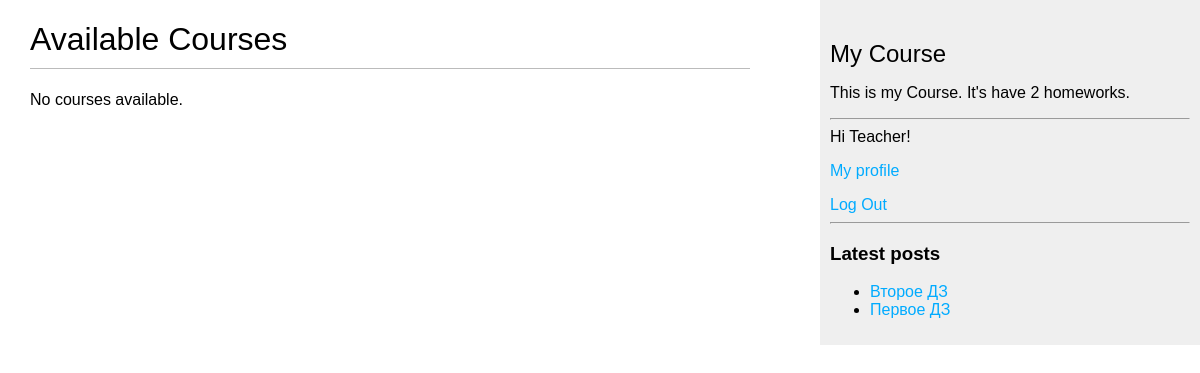
The page / (signed in) on the database as committed earlier.
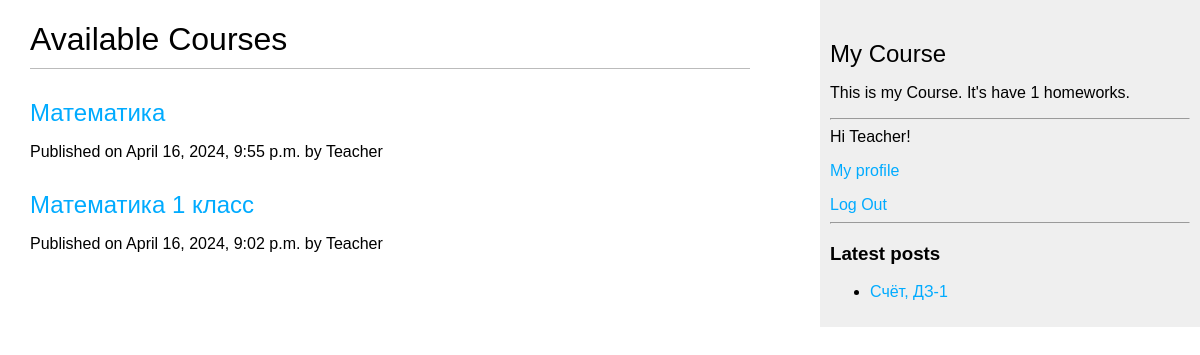
The same page on the database as committed later.
### assign/models.py (models this page shows, shortened)
class Homework(models.Model):
    class Status(models.TextChoices):
        DRAFT = 'DF', 'Draft'
        PUBLISHED = 'PB', 'Published'
    title = models.CharField(max_length=250)
    slug = models.SlugField(max_length=250,
                            unique_for_date='publish')
    author = models.ForeignKey(User,
                               on_delete=models.CASCADE,
                               related_name='assign_homeworks')
    course = models.ForeignKey(Course, on_delete=models.CASCADE, related_name='homeworks', null=True, blank=True)
    body = models.TextField()
    pdf = models.FileField(upload_to=upload_to, null=True, blank=True)
    publish = models.DateTimeField(default=timezone.now)  # поле дата публикации
    created = models.DateTimeField(auto_now_add=True)  # поле дата создания
    updated = models.DateTimeField(auto_now=True)  # поле дата изменения
    status = models.CharField(max_length=2,
                              choices=Status.choices,
                              default=Status.DRAFT)
    tags = TaggableManager()
    objects = models.Manager() # менеджер, применяемый по умолчанию
    published = PublishedManager() # конкретно-прикладной менеджер
    class Meta: #класс определяет метаданные модели.
        ordering = ['-publish'] #сортировка
        indexes = [
            models.Index(fields=['-publish']), #индексация
        ]
    def get_absolute_url(self):
        return reverse('assign:homework_detail',
                       args=[self.publish.year,
                             self.publish.month,
                             self.publish.day,
                             self.slug])

class Course(models.Model):
    class Status(models.TextChoices):
        DRAFT = 'DF', 'Draft'
        PUBLISHED = 'PB', 'Published'
    title = models.CharField(max_length=250)
    slug = models.SlugField(max_length=250,
                            unique_for_month="publish")
    creator = models.ForeignKey(
        User,
        on_delete=models.CASCADE,
        related_name='created_courses',  # Уникальное имя для обратной связи
        null=True,
        blank=True
    )
    publish = models.DateTimeField(default=timezone.now)  # поле дата публикации
    status = models.CharField(max_length=2,
                              choices=Status.choices,
                              default=Status.DRAFT)
    class Meta:  # класс определяет метаданные модели.
        ordering = ['-publish']  # сортировка
        indexes = [
            models.Index(fields=['-publish']),  # индексация
        ]

### assign/views.py (the view)
# urls.py: path('', views.courses_list, name='courses_list'),  # Список всех домашних заданий, доступных пользователю
@login_required
def courses_list(request):
    if is_teacher(request.user):
        courses = Course.objects.filter(creator=request.user)
    else:
        courses = Course.objects.filter(enrollments__student=request.user)
    return render(request, 'assign/course/list.html', {'courses': courses})

### assign/models.py (called while the page is built)
    def get_queryset(self):
        return super().get_queryset()\
                      .filter(status=Homework.Status.PUBLISHED)

### assign/templatetags/assign_tags.py (called while the page is built)
@register.simple_tag
def total_homeworks():
    return Homework.published.count()

@register.inclusion_tag('assign/homework/latest_homeworks.html')
def show_latest_homeworks(count=5):
    latest_homeworks = Homework.published.order_by('-publish')[:count]
    return {'latest_homeworks': latest_homeworks}

### assign/views.py (called while the page is built)
def is_teacher(user):
    return hasattr(user, 'profile') and user.profile.role == 'teacher'

### templates/assign/course/list.html (shortened to what this page needs)
{% extends "assign/base.html" %}
{% load assign_tags %}
{% block content %}
    <h1>Available Courses</h1>
    {% for course in courses %}
        <div>
            <h2><a href="{% url 'assign:course_detail' pk=course.id %}">{{ course.title }}</a></h2>
            <p>Published on {{ course.publish }} by {{ course.creator }}</p>
        </div>
    {% empty %}
        <p>No courses available.</p>
    {% endfor %}
{% endblock %}

### templates/assign/base.html (shortened to what this page needs)
{% load static %}
{% load assign_tags %}
<!DOCTYPE html>
<html>
<head>
    <link href="{% static 'css/homework.css' %}" rel="stylesheet">
</head>
<body>
<div id="content">
    {% block content %}
    {% endblock %}
</div>
<div id="sidebar">
    <h2>My Course</h2>
    <p>
        This is my Course.
        It's have {% total_homeworks %} homeworks.
    </p>
    <hr>
    {% if user.is_authenticated %}
        Hi {{ user.username }}!
        <p><a href="{% url 'users-profile' %}">My profile</a></p>
        <form action="{% url 'logout' %}" method="post">
            <a href="#" onclick="parentNode.submit();">Log Out</a>
        </form>
    {% else %}
        <p>You are not logged in</p>
        <p><a href="{% url 'login' %}">Log In</a></p>
        <p><a href="{% url 'password_reset' %}">Forgot your password?</a></p>
    {% endif %}
    <hr>
    <h3>Latest posts</h3>
    {% show_latest_homeworks 3 %}
  </div>
</body>
</html>

### templates/assign/homework/latest_homeworks.html
<ul>
    {% for homework in latest_homeworks %}
        <li>
            <a href="{{ homework.get_absolute_url }}">{{ homework.title }}</a>
        </li>
    {% endfor %}
</ul>

Rows that differ between the two databases and show on the page:
removed Homework: title "Второе ДЗ"
removed Homework: title "Первое ДЗ"
added Course: title "Математика", publish "April 16, 2024, 9:55 p.m.", creator "Teacher"
added Course: title "Математика 1 класс", publish "April 16, 2024, 9:02 p.m.", creator "Teacher"
added Homework: title "Счёт, ДЗ-1"
Other text that changed with them:
text no longer shown: "2 No courses available."
text now shown: "1"
